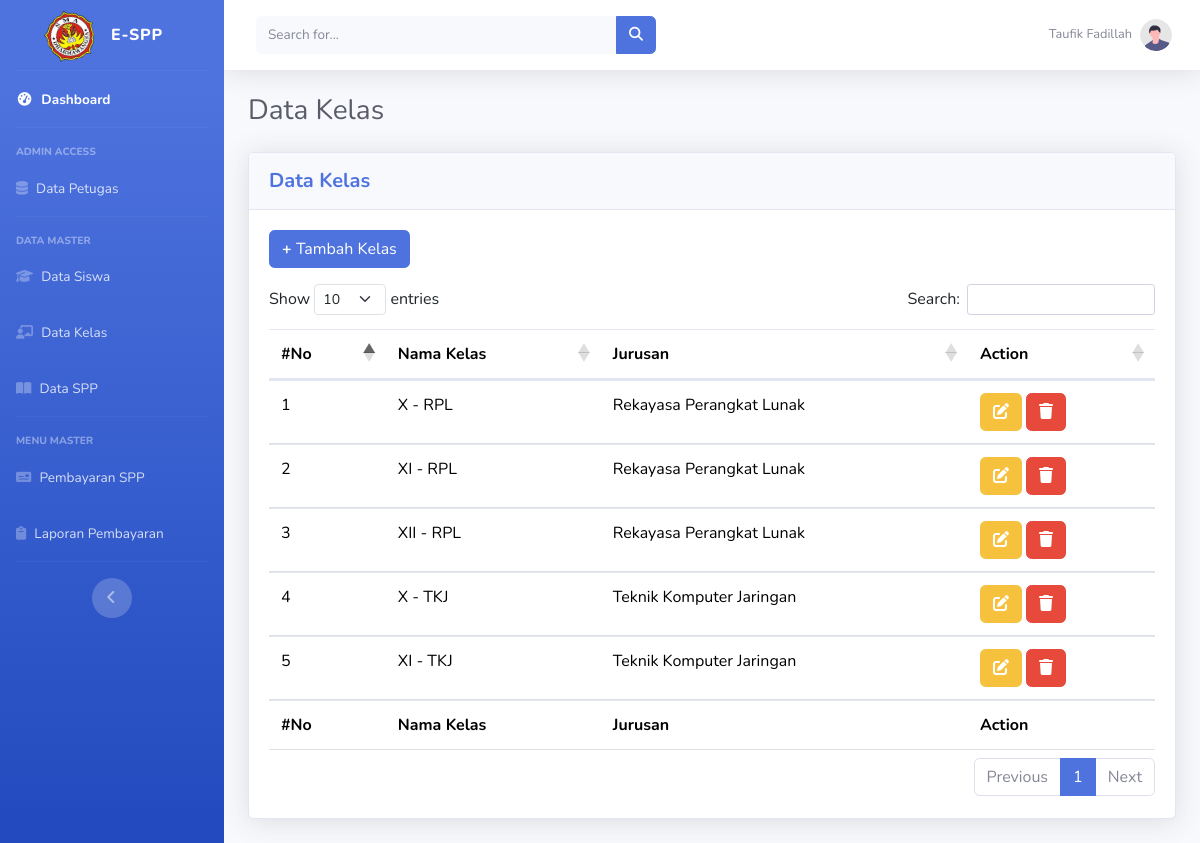
Screenshot of /index.php?page=data-kelas (signed in) with the database file from the repository.
### tables this page shows
CREATE TABLE `tb_kelas` (
  `id_kelas` int(11) NOT NULL,
  `nama_kelas` varchar(100) NOT NULL,
  `jurusan` varchar(50) NOT NULL
);

### inc/Koneksi.php (called while the page is built, shortened)
<?php
class Koneksi {
    public function __construct() {
        try {
            $this->db = new \PDO("mysql:host=localhost;dbname=db_spp","root","");
        } catch (\PDOException $e) {
            die('Koneksi database gagal : ' . $e->getMessage());
        }
    }
}
?>

### app/Spp.php (called while the page is built, shortened)
<?php
class Spp extends Koneksi {
    public function tampilKelas()
    {
        $sql = "SELECT * FROM tb_kelas";
        $stmt = $this->db->prepare($sql);
        $stmt->execute();
        $data = [];
        while ($rows = $stmt->fetch()) {
            $data[] = $rows;
        }
        return $data;
    }
}
?>

### data-kelas.php (the view, shortened to what this page needs)
<div class="d-sm-flex align-items-center justify-content-between mb-4">
    <h1 class="h3 mb-0 text-gray-800">Data Kelas</h1>
</div>
 <div class="card shadow mb-4">
    <div class="card-header py-3">
        <h5 class="m-0 font-weight-bold text-primary">Data Kelas</h5>
    </div>
    <div class="card-body">
        <div class="table-responsive">
            <button type="button" class="btn btn-primary mb-3" data-bs-toggle="modal" data-bs-target="#data-kelas">
                <strong>+ </strong>Tambah Kelas
            </button>
            <table id="table" class="table" style="width: 100%;">
                <thead>
                    <tr>
                        <th>#No</th>
                        <th>Nama Kelas</th>
                        <th>Jurusan</th>
                        <th>Action</th>
                    </tr>
                </thead>
                <tbody>
                    <?php
                    $no = 1;
                    $rows = $data->tampilKelas();
                    foreach ($rows as $row) {
                    ?>
                    <tr>
                        <td><?= $no++; ?></td>
                        <td><?= $row["nama_kelas"]; ?></td>
                        <td><?= $row["jurusan"]; ?></td>
                        <td>
                            <a href="index.php?page=edit-kelas&id=<?= $row['id_kelas']; ?>" class="btn btn-warning"><i class="fa-solid fa-pen-to-square"></i></a>
                            <a href="index.php?page=delete-kelas&id=<?= $row['id_kelas']; ?>" class="btn btn-danger" onclick="return confirm('Apakah anda ingin menghapus data ini?')"><i class="fa-solid fa-trash"></i></a>
                        </td>
                    </tr>
                    <?php } ?>
                </tbody>
                <tfoot>
                    <tr>
                        <th>#No</th>
                        <th>Nama Kelas</th>
                        <th>Jurusan</th>
                        <th>Action</th>
                    </tr>
                </tfoot>
            </table>
        </div>
    </div>
 </div>

### rows the page displays
tb_kelas: nama_kelas "X - RPL", jurusan "Rekayasa Perangkat Lunak"
tb_kelas: nama_kelas "XI - RPL", jurusan "Rekayasa Perangkat Lunak"
tb_kelas: nama_kelas "XII - RPL", jurusan "Rekayasa Perangkat Lunak"
tb_kelas: nama_kelas "X - TKJ", jurusan "Teknik Komputer Jaringan"
tb_kelas: nama_kelas "XI - TKJ", jurusan "Teknik Komputer Jaringan"

### other values shown
$username "Taufik Fadillah"
